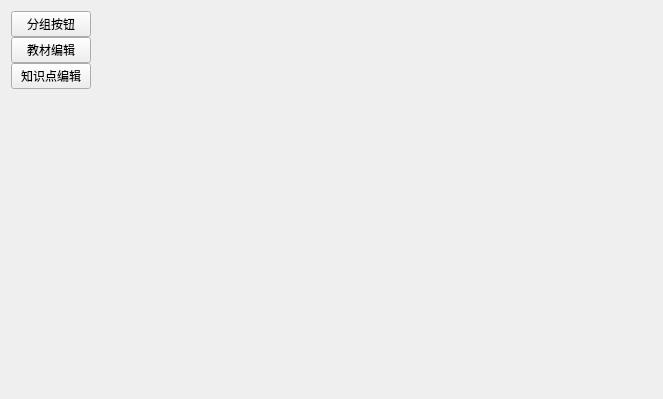
<?xml version="1.0" encoding="UTF-8"?>
<ui version="4.0">
 <class>CentralWidget</class>
 <widget class="QWidget" name="CentralWidget">
  <property name="geometry">
   <rect>
    <x>0</x>
    <y>0</y>
    <width>663</width>
    <height>399</height>
   </rect>
  </property>
  <property name="windowTitle">
   <string>CentralWidget</string>
  </property>
  <property name="styleSheet">
   <string notr="true"/>
  </property>
  <layout class="QGridLayout" name="gridLayout">
   <item row="0" column="0">
    <widget class="QWidget" name="sideBarWidget" native="true">
     <property name="class" stdset="0">
      <string>SideBarWidget</string>
     </property>
     <layout class="QVBoxLayout" name="verticalLayout">
      <property name="spacing">
       <number>0</number>
      </property>
      <property name="leftMargin">
       <number>0</number>
      </property>
      <property name="topMargin">
       <number>0</number>
      </property>
      <property name="rightMargin">
       <number>0</number>
      </property>
      <property name="bottomMargin">
       <number>0</number>
      </property>
      <item>
       <widget class="QPushButton" name="groupButton1">
        <property name="text">
         <string>分组按钮</string>
        </property>
        <property name="flat">
         <bool>false</bool>
        </property>
        <property name="class" stdset="0">
         <string>GroupButton</string>
        </property>
        <property name="groupName" stdset="0">
         <string>one</string>
        </property>
       </widget>
      </item>
      <item>
       <widget class="QPushButton" name="itemButton2">
        <property name="text">
         <string>教材编辑</string>
        </property>
        <property name="flat">
         <bool>false</bool>
        </property>
        <property name="class" stdset="0">
         <string>GroupItemButton</string>
        </property>
        <property name="groupName" stdset="0">
         <string>one</string>
        </property>
       </widget>
      </item>
      <item>
       <widget class="QPushButton" name="itemButton1">
        <property name="text">
         <string>知识点编辑</string>
        </property>
        <property name="flat">
         <bool>false</bool>
        </property>
        <property name="class" stdset="0">
         <string>GroupItemButton</string>
        </property>
        <property name="groupName" stdset="0">
         <string>one</string>
        </property>
       </widget>
      </item>
      <item>
       <spacer name="verticalSpacer">
        <property name="orientation">
         <enum>Qt::Vertical</enum>
        </property>
        <property name="sizeHint" stdset="0">
         <size>
          <width>20</width>
          <height>40</height>
         </size>
        </property>
       </spacer>
      </item>
     </layout>
    </widget>
   </item>
   <item row="0" column="1">
    <widget class="QStackedWidget" name="contentStackedWidget">
     <property name="class" stdset="0">
      <string>ContentStackedWidget</string>
     </property>
     <widget class="QWidget" name="page"/>
     <widget class="QWidget" name="page_2"/>
    </widget>
   </item>
  </layout>
 </widget>
 <layoutdefault spacing="6" margin="11"/>
 <resources/>
 <connections/>
</ui>
